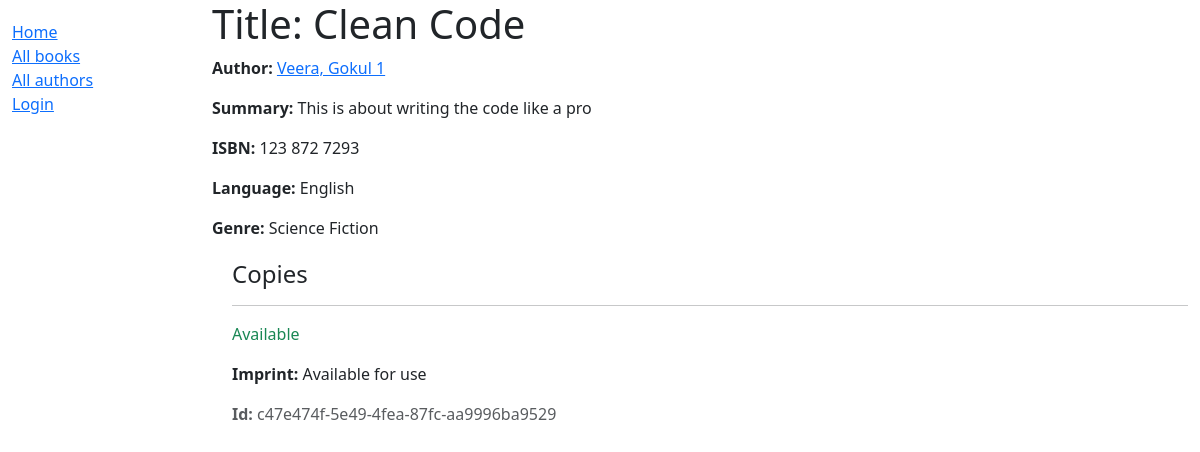
Before: /catlog/book/1 with the older database file.
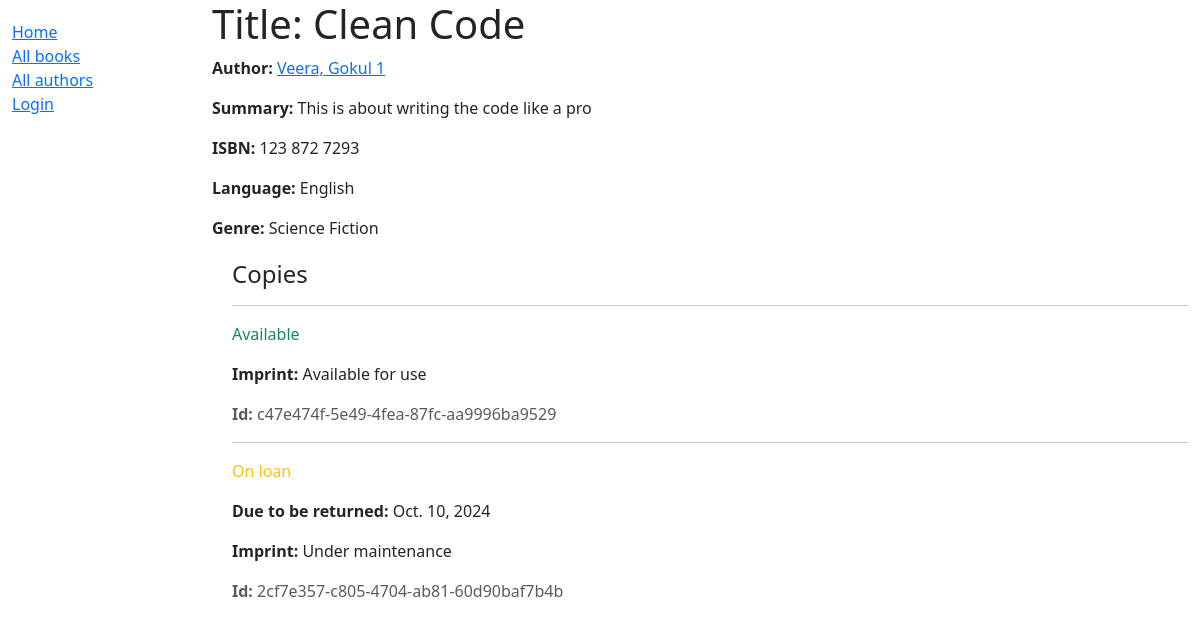
After: the same page with the newer database file.
### catlog/models.py (models this page shows, shortened)
class BookInstance(models.Model):
    id = models.UUIDField(primary_key=True, default=uuid.uuid4,
                          help_text="Unique ID for this particular book across whole library")
    book = models.ForeignKey(Book, on_delete=models.RESTRICT, null=True)
    imprint = models.CharField(max_length=200)
    due_back = models.DateField(null=True, blank=True)
    borrower = models.ForeignKey(settings.AUTH_USER_MODEL, on_delete=models.SET_NULL, null=True, blank=True)
    LOAN_STATUS = (
        ('m', 'Maintenance'),
        ('o', 'On loan'),
        ('a', 'Available'),
        ('r', 'Reserved'),
    )
    status = models.CharField(
        max_length=1,
        choices=LOAN_STATUS,
        blank=True,
        default='m',
        help_text='Book availability',
    )
    class Meta:
        ordering = ['due_back']
        permissions = (("can_mark_returned", "Set book as returned"),)

### catlog/views.py (the view)
# urls.py: path('book/<int:pk>', views.BookDetailView.as_view(), name='book-detail'),
class BookDetailView(generic.DetailView):
    model = Book
    template_name = 'catlog/book_detail.html'

### catlog/models.py (called while the page is built)
    def __str__(self):
        return self.name

    def get_absolute_url(self):
        return reverse('author-detail', args=[str(self.id)])

    def __str__(self):
        return f'{self.first_name}, {self.last_name}'

    def __str__(self):
        return self.language

### catlog/templates/catlog/book_detail.html
{% extends "base_generic.html" %}
{% block content %}
  <h1>Title: {{ book.title }}</h1>
  <p><strong>Author:</strong> <a href="{{ book.author.get_absolute_url }}">{{ book.author }} {{book.author_id}}</a></p>
  <p><strong>Summary:</strong> {{ book.summary }}</p>
  <p><strong>ISBN:</strong> {{ book.isbn }}</p>
  <p><strong>Language:</strong> {{ book.language }}</p>
  <p><strong>Genre:</strong> {{ book.genre.all|join:", " }}</p>
  <div style="margin-left:20px;margin-top:20px">
    <h4>Copies</h4>
    {% for copy in book.bookinstance_set.all %}
      <hr />
      <p
        class="{% if copy.status == 'a' %}text-success{% elif copy.status == 'm' %}text-danger{% else %}text-warning{% endif %}">
        {{ copy.get_status_display }}
      </p>
      {% if copy.status != 'a' %}
        <p><strong>Due to be returned:</strong> {{ copy.due_back }}</p>
      {% endif %}
      <p><strong>Imprint:</strong> {{ copy.imprint }}</p>
      <p class="text-muted"><strong>Id:</strong> {{ copy.id }}</p>
    {% endfor %}
  </div>
{% endblock %}

Changed rows visible on the page:
added BookInstance: status "On loan", due_back "Oct. 10, 2024", imprint "Under maintenance", id "2cf7e357-c805-4704-ab81-60d90baf7b4b"
